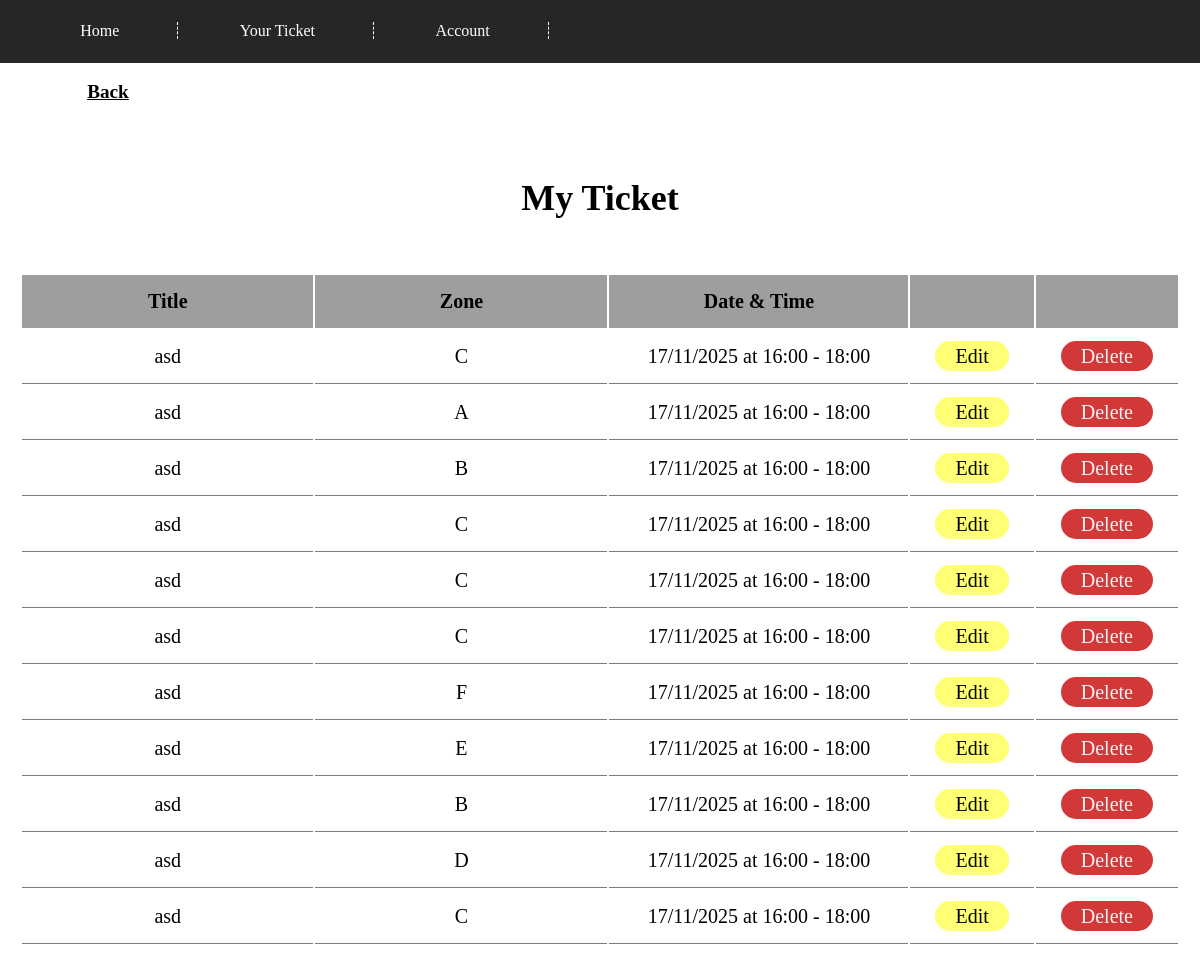
The app's page /UI_1/myticket.php (signed in) with its own data.
### tables this page shows
CREATE TABLE `booking` (
  `booking_id` int(11) NOT NULL,
  `fname` varchar(50) DEFAULT NULL,
  `lname` varchar(50) DEFAULT NULL,
  `customers` int(11) NOT NULL,
  `sessions` int(11) NOT NULL,
  `performers` int(11) NOT NULL,
  `s_name` varchar(50) DEFAULT NULL,
  `zone` varchar(50) DEFAULT NULL,
  `datetime` datetime NOT NULL
);

### UI_1/myticket.php (the view, shortened to what this page needs)
<?php
require_once('dbconn.php');
$cid = $_SESSION['customer_id'];
$q = "select * from booking where customers = $cid";
$result = mysqli_query($mysqli, $q);
?>
<!DOCTYPE html>
<html lang="en">
<head>
    <link rel="stylesheet" href="style1.css">
</head>
<body>
    <?php include 'top.php'; ?>
    <div id="content">
        <br>
        <div id="back">
            <a href="home_c.php" class="back">Back</a>
        </div>
        <div id="main">
            <h2>My Ticket</h2>
            <table>
                <tr>
                    <th style="column-width: 15em; ">Title</td>
                    <th style="column-width: 15em;">Zone</th>
                    <th style="column-width: 15em;">Date & Time</td>
                    <th style="column-width: 3em;"></th>
                    <th style="column-width: 3em;"></th>
                </tr>
                <?php
                while ($row = mysqli_fetch_array($result)) {
                    $datetime = new DateTime($row["datetime"]);
                    $date = $datetime->format('d/m/Y');
                    $start_time = $datetime->format('H:i');
                    $datetime->modify('+2 hours');
                    $end_time = $datetime->format('H:i');
                    ?>
                    <tr>
                        <td><? echo $row['s_name'] ?></td>
                        <td><? echo $row['zone'] ?></td>
                        <td><? echo "$date at $start_time - $end_time" ?></td>
                        <td><a href='edit_zone.php?bid=<? echo $row['booking_id'] ?>' id="edit">Edit</a></td>
                        <td><a href='del_tick.php?bid=<? echo $row['booking_id'] ?>' id="delete">Delete</a></td>
                    </tr>
                <? } ?>
            </table>
        </div>
    </div>
</body>
</html>

### UI_1/style1.css (style rules this page uses)
* { box-sizing: border-box; }
html, body { height: 100%; margin: 0; padding: 0; font-family: 'Times New Roman', Times, serif, serif; position: relative; }
body { display: flex; flex-direction: column; }
div#content { display: flex; height: 100%; flex-direction: column; margin: 0px; }
div#main { text-align: center; padding: 20px; }
#main h2 { font-size: 2.25em; margin: 1.5em; }
#main table { margin: 0 auto; font-size: 1.25em; }
#main th { background-color: #9e9e9e; padding: 0.75em; }
#main td { padding: 0.75em; border-bottom: 1px solid #7d7d7d; }
#main a { padding-left:1em; padding-right: 1em; padding-top: 0.2em; padding-bottom: 0.2em; margin: 0.5em; border-radius: 1em; text-decoration: none; }
#main a[id="edit"] { background-color: rgb(255, 255, 117); color: black; }
#main a[id="delete"] { background-color: rgb(211, 56, 56); color: whitesmoke; }
div#back { text-align: center; font-weight: bolder; height: 8%; }
#back a { padding-left:1.5em; padding-right: 1.5em; padding-top: 0.5em; padding-bottom: 0.5em; color:black; font-size: 1.2em; margin-left: 3%; margin-right: 85%; margin-top: 3em; border-radius: 1em; }

### records on screen
booking: s_name "asd", zone "C", datetime "17/11/2025", datetime "16:00", datetime "18:00"
booking: s_name "asd", zone "A", datetime "17/11/2025", datetime "16:00", datetime "18:00"
booking: s_name "asd", zone "B", datetime "17/11/2025", datetime "16:00", datetime "18:00"
booking: s_name "asd", zone "C", datetime "17/11/2025", datetime "16:00", datetime "18:00"
booking: s_name "asd", zone "C", datetime "17/11/2025", datetime "16:00", datetime "18:00"
booking: s_name "asd", zone "C", datetime "17/11/2025", datetime "16:00", datetime "18:00"
booking: s_name "asd", zone "F", datetime "17/11/2025", datetime "16:00", datetime "18:00"
booking: s_name "asd", zone "E", datetime "17/11/2025", datetime "16:00", datetime "18:00"
booking: s_name "asd", zone "B", datetime "17/11/2025", datetime "16:00", datetime "18:00"
booking: s_name "asd", zone "D", datetime "17/11/2025", datetime "16:00", datetime "18:00"
booking: s_name "asd", zone "C", datetime "17/11/2025", datetime "16:00", datetime "18:00"
